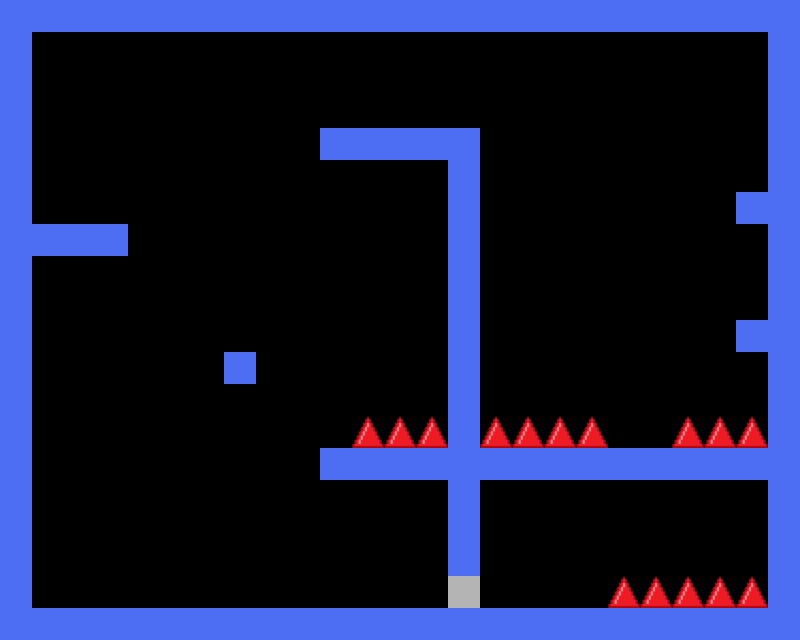

Below is a game level as drawn by its tile map, then a one-line description and the .tmx file that defines it, in full:
An orthogonal 25x20 tile map with 32x32 px tiles, 3 tile layers (Collision, Spikes, TempBlocks), 3 tilesets.

<map version="1.8" orientation="orthogonal" width="25" height="20" tilewidth="32" tileheight="32" backgroundcolor="#000000">
    <tileset firstgid="1" name="black" tilewidth="32" tileheight="32">
        <image source="blooPixil.png" width="32" height="32" />
    </tileset>
    <tileset firstgid="2" name="spike" tilewidth="32" tileheight="32" tilecount="1" columns="1">
        <image source="32spike.png" width="32" height="32" />
    </tileset>
    <tileset firstgid="3" name="tempBlock" tilewidth="32" tileheight="32" tilecount="1" columns="1">
        <image source="tempBlock.png" width="32" height="32" />
    </tileset>
    <layer name="Collision" width="25" height="20">
        <data encoding="csv">
            1,1,1,1,1,1,1,1,1,1,1,1,1,1,1,1,1,1,1,1,1,1,1,1,1,
            1,0,0,0,0,0,0,0,0,0,0,0,0,0,0,0,0,0,0,0,0,0,0,0,1,
            1,0,0,0,0,0,0,0,0,0,0,0,0,0,0,0,0,0,0,0,0,0,0,0,1,
            1,0,0,0,0,0,0,0,0,0,0,0,0,0,0,0,0,0,0,0,0,0,0,0,1,
            1,0,0,0,0,0,0,0,0,0,1,1,1,1,1,0,0,0,0,0,0,0,0,0,1,
            1,0,0,0,0,0,0,0,0,0,0,0,0,0,1,0,0,0,0,0,0,0,0,0,1,
            1,0,0,0,0,0,0,0,0,0,0,0,0,0,1,0,0,0,0,0,0,0,0,1,1,
            1,1,1,1,0,0,0,0,0,0,0,0,0,0,1,0,0,0,0,0,0,0,0,0,1,
            1,0,0,0,0,0,0,0,0,0,0,0,0,0,1,0,0,0,0,0,0,0,0,0,1,
            1,0,0,0,0,0,0,0,0,0,0,0,0,0,1,0,0,0,0,0,0,0,0,0,1,
            1,0,0,0,0,0,0,0,0,0,0,0,0,0,1,0,0,0,0,0,0,0,0,1,1,
            1,0,0,0,0,0,0,1,0,0,0,0,0,0,1,0,0,0,0,0,0,0,0,0,1,
            1,0,0,0,0,0,0,0,0,0,0,0,0,0,1,0,0,0,0,0,0,0,0,0,1,
            1,0,0,0,0,0,0,0,0,0,0,0,0,0,1,0,0,0,0,0,0,0,0,0,1,
            1,0,0,0,0,0,0,0,0,0,1,1,1,1,1,1,1,1,1,1,1,1,1,1,1,
            1,0,0,0,0,0,0,0,0,0,0,0,0,0,1,0,0,0,0,0,0,0,0,0,1,
            1,0,0,0,0,0,0,0,0,0,0,0,0,0,1,0,0,0,0,0,0,0,0,0,1,
            1,0,0,0,0,0,0,0,0,0,0,0,0,0,1,0,0,0,0,0,0,0,0,0,1,
            1,0,0,0,0,0,0,0,0,0,0,0,0,0,0,0,0,0,0,0,0,0,0,0,1,
            1,1,1,1,1,1,1,1,1,1,1,1,1,1,1,1,1,1,1,1,1,1,1,1,1
        </data>
    </layer>
    <layer name="Spikes" width="25" height="20">
        <data encoding="csv">
            0,0,0,0,0,0,0,0,0,0,0,0,0,0,0,0,0,0,0,0,0,0,0,0,0,
            0,0,0,0,0,0,0,0,0,0,0,0,0,0,0,0,0,0,0,0,0,0,0,0,0,
            0,0,0,0,0,0,0,0,0,0,0,0,0,0,0,0,0,0,0,0,0,0,0,0,0,
            0,0,0,0,0,0,0,0,0,0,0,0,0,0,0,0,0,0,0,0,0,0,0,0,0,
            0,0,0,0,0,0,0,0,0,0,0,0,0,0,0,0,0,0,0,0,0,0,0,0,0,
            0,0,0,0,0,0,0,0,0,0,0,0,0,0,0,0,0,0,0,0,0,0,0,0,0,
            0,0,0,0,0,0,0,0,0,0,0,0,0,0,0,0,0,0,0,0,0,0,0,0,0,
            0,0,0,0,0,0,0,0,0,0,0,0,0,0,0,0,0,0,0,0,0,0,0,0,0,
            0,0,0,0,0,0,0,0,0,0,0,0,0,0,0,0,0,0,0,0,0,0,0,0,0,
            0,0,0,0,0,0,0,0,0,0,0,0,0,0,0,0,0,0,0,0,0,0,0,0,0,
            0,0,0,0,0,0,0,0,0,0,0,0,0,0,0,0,0,0,0,0,0,0,0,0,0,
            0,0,0,0,0,0,0,0,0,0,0,0,0,0,0,0,0,0,0,0,0,0,0,0,0,
            0,0,0,0,0,0,0,0,0,0,0,0,0,0,0,0,0,0,0,0,0,0,0,0,0,
            0,0,0,0,0,0,0,0,0,0,0,2,2,2,0,2,2,2,2,0,0,2,2,2,0,
            0,0,0,0,0,0,0,0,0,0,0,0,0,0,0,0,0,0,0,0,0,0,0,0,0,
            0,0,0,0,0,0,0,0,0,0,0,0,0,0,0,0,0,0,0,0,0,0,0,0,0,
            0,0,0,0,0,0,0,0,0,0,0,0,0,0,0,0,0,0,0,0,0,0,0,0,0,
            0,0,0,0,0,0,0,0,0,0,0,0,0,0,0,0,0,0,0,0,0,0,0,0,0,
            0,0,0,0,0,0,0,0,0,0,0,0,0,0,0,0,0,0,0,2,2,2,2,2,0,
            0,0,0,0,0,0,0,0,0,0,0,0,0,0,0,0,0,0,0,0,0,0,0,0,0
        </data>
    </layer>
    <layer name="TempBlocks" width="25" height="20">
        <data encoding="csv">
            0,0,0,0,0,0,0,0,0,0,0,0,0,0,0,0,0,0,0,0,0,0,0,0,0,
            0,0,0,0,0,0,0,0,0,0,0,0,0,0,0,0,0,0,0,0,0,0,0,0,0,
            0,0,0,0,0,0,0,0,0,0,0,0,0,0,0,0,0,0,0,0,0,0,0,0,0,
            0,0,0,0,0,0,0,0,0,0,0,0,0,0,0,0,0,0,0,0,0,0,0,0,0,
            0,0,0,0,0,0,0,0,0,0,0,0,0,0,0,0,0,0,0,0,0,0,0,0,0,
            0,0,0,0,0,0,0,0,0,0,0,0,0,0,0,0,0,0,0,0,0,0,0,0,0,
            0,0,0,0,0,0,0,0,0,0,0,0,0,0,0,0,0,0,0,0,0,0,0,0,0,
            0,0,0,0,0,0,0,0,0,0,0,0,0,0,0,0,0,0,0,0,0,0,0,0,0,
            0,0,0,0,0,0,0,0,0,0,0,0,0,0,0,0,0,0,0,0,0,0,0,0,0,
            0,0,0,0,0,0,0,0,0,0,0,0,0,0,0,0,0,0,0,0,0,0,0,0,0,
            0,0,0,0,0,0,0,0,0,0,0,0,0,0,0,0,0,0,0,0,0,0,0,0,0,
            0,0,0,0,0,0,0,0,0,0,0,0,0,0,0,0,0,0,0,0,0,0,0,0,0,
            0,0,0,0,0,0,0,0,0,0,0,0,0,0,0,0,0,0,0,0,0,0,0,0,0,
            0,0,0,0,0,0,0,0,0,0,0,0,0,0,0,0,0,0,0,0,0,0,0,0,0,
            0,0,0,0,0,0,0,0,0,0,0,0,0,0,0,0,0,0,0,0,0,0,0,0,0,
            0,0,0,0,0,0,0,0,0,0,0,0,0,0,0,0,0,0,0,0,0,0,0,0,0,
            0,0,0,0,0,0,0,0,0,0,0,0,0,0,0,0,0,0,0,0,0,0,0,0,0,
            0,0,0,0,0,0,0,0,0,0,0,0,0,0,0,0,0,0,0,0,0,0,0,0,0,
            0,0,0,0,0,0,0,0,0,0,0,0,0,0,3,0,0,0,0,0,0,0,0,0,0,
            0,0,0,0,0,0,0,0,0,0,0,0,0,0,0,0,0,0,0,0,0,0,0,0,0
        </data>
    </layer>
</map>
